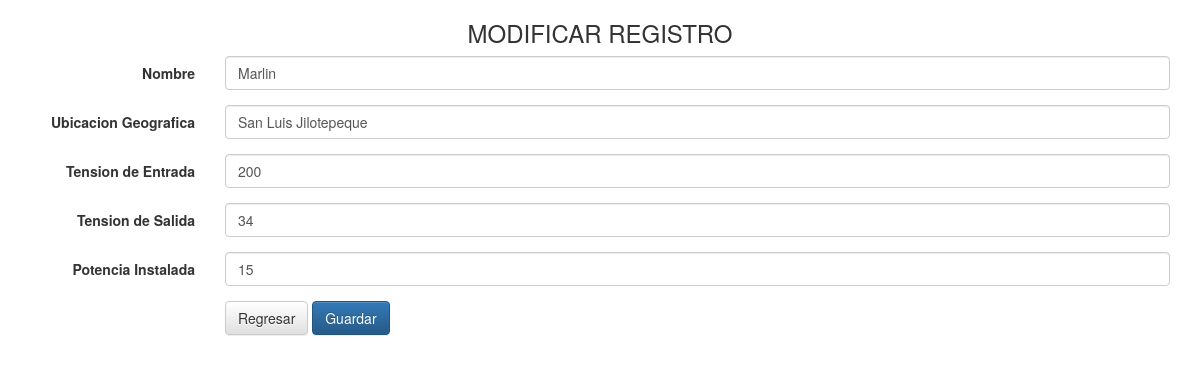
The page /vistamodificar.php?id=1 on the database its author committed.
### tables this page shows
CREATE TABLE `subestaciones` (
  `Id` int(11) NOT NULL,
  `Nombre` varchar(50) NOT NULL,
  `Ubicacion` varchar(50) NOT NULL,
  `Entrada` varchar(30) NOT NULL,
  `Salida` varchar(30) NOT NULL,
  `Potencia` varchar(30) NOT NULL
);

### vistamodificar.php (the view, shortened to what this page needs)
<?php
	require 'conectar.php';
	$id = $_GET['id'];
	$sql = "SELECT * FROM Subestaciones WHERE Id = '$id'";
	$resultado = $mysqli->query($sql);
	$row = $resultado->fetch_array(MYSQLI_ASSOC);
?>
<html lang="es">
	<head>
		<link href="css/bootstrap.min.css" rel="stylesheet">
		<link href="css/bootstrap-theme.css" rel="stylesheet">
	</head>
	<body>
		<div class="container">
			<div class="row">
				<h3 style="text-align:center">MODIFICAR REGISTRO</h3>
			</div>
			<form class="form-horizontal" method="POST" action="modificar.php" autocomplete="off">
				<div class="form-group">
					<label for="nombre" class="col-sm-2 control-label">Nombre</label>
					<div class="col-sm-10">
						<input type="text" class="form-control" id="nombre" name="nombre" placeholder="Nombre" value="<?php echo $row['Nombre']; ?>" required>
					</div>
				</div>
				<div class="form-group">
					<label for="ubicacion" class="col-sm-2 control-label">Ubicacion Geografica</label>
					<div class="col-sm-10">
						<input type="text" class="form-control" id="ubicacion" name="ubicacion" placeholder="Ubicacion" value="<?php echo $row['Ubicacion']; ?>" required>
					</div>
				</div>
				<div class="form-group">
					<label for="entrada" class="col-sm-2 control-label">Tension de Entrada</label>
					<div class="col-sm-10">
						<input type="number" class="form-control" id="entrada" name="entrada" placeholder="Tension de Entrada" value="<?php echo $row['Entrada']; ?>" required min="200" max="300">
					</div>
				</div>
				<div class="form-group">
					<label for="salida" class="col-sm-2 control-label">Tension de Salida</label>
					<div class="col-sm-10">
						<input type="number" class="form-control" id="salida" name="salida" placeholder="Tension de Salida" value="<?php echo $row['Salida']; ?>" required min="13" max="34">
					</div>
				</div>
				<div class="form-group">
					<label for="potencia" class="col-sm-2 control-label">Potencia Instalada</label>
					<div class="col-sm-10">
						<input type="number" class="form-control" id="potencia" name="potencia" placeholder="Potencia Instalada" value="<?php echo $row['Potencia']; ?>" required min="10" max="100">
					</div>
				</div>
				<div class="form-group">
					<div class="col-sm-offset-2 col-sm-10">
						<a href="index.php" class="btn btn-default">Regresar</a>
						<button type="submit" class="btn btn-primary">Guardar</button>
					</div>
				</div>
			</form>
		</div>
	</body>
</html>

### rows shown on the page
subestaciones: nombre "Marlin", ubicacion "San Luis Jilotepeque", entrada "200", salida "34", potencia "15"
